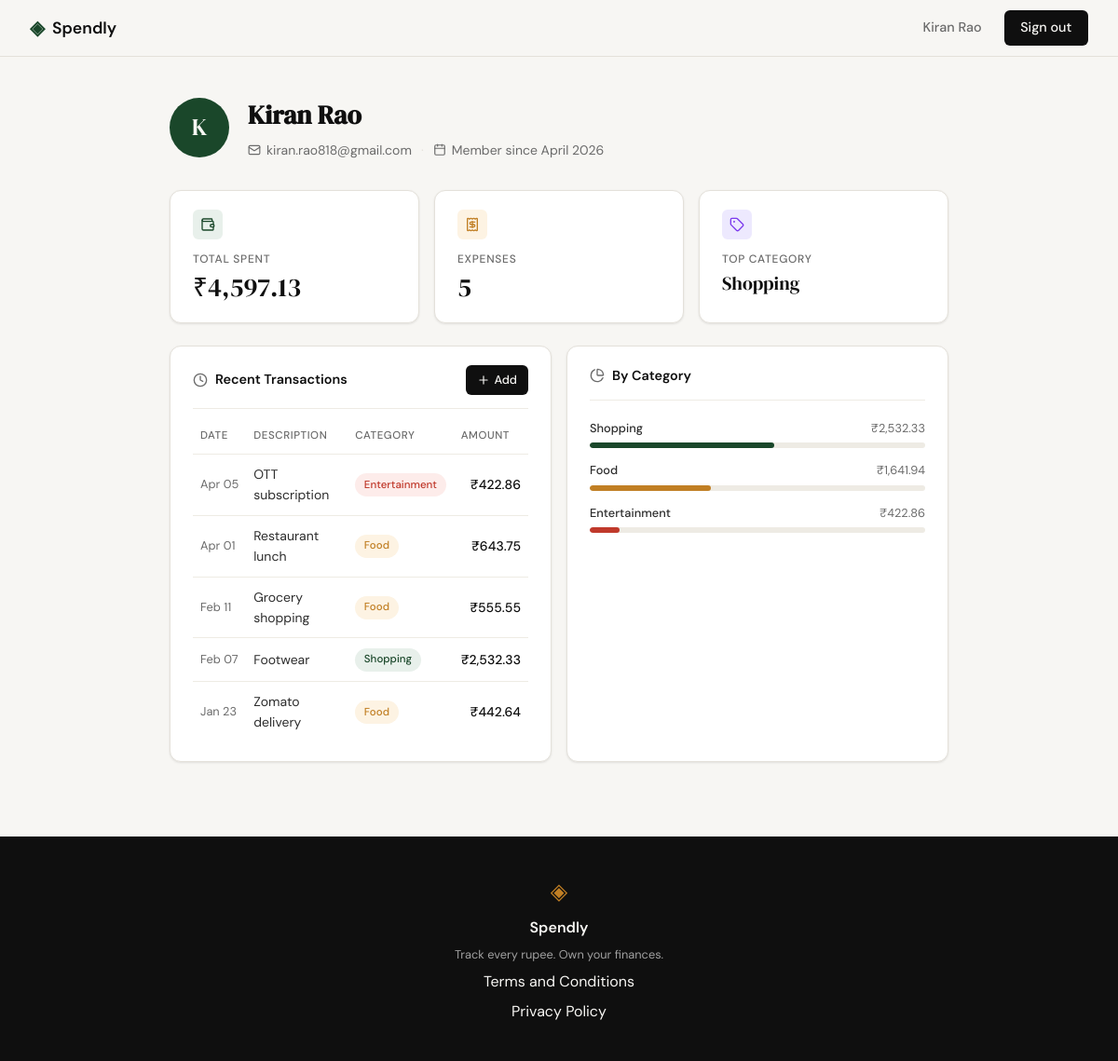
Screenshot of /profile (signed in) with the database file from the repository.
### tables this page shows
CREATE TABLE users (
            id            INTEGER PRIMARY KEY AUTOINCREMENT,
            name          TEXT    NOT NULL,
            email         TEXT    UNIQUE NOT NULL,
            password_hash TEXT    NOT NULL,
            created_at    TEXT    DEFAULT (datetime('now'))
        );

CREATE TABLE expenses (
            id          INTEGER PRIMARY KEY AUTOINCREMENT,
            user_id     INTEGER NOT NULL REFERENCES users(id),
            amount      REAL    NOT NULL,
            category    TEXT    NOT NULL,
            date        TEXT    NOT NULL,
            description TEXT,
            created_at  TEXT    DEFAULT (datetime('now'))
        );

### app.py (the view)
@app.route("/profile")
def profile():
    if not session.get("user_id"):
        return redirect(url_for("login"))
    user_row = get_user_by_id(session["user_id"])
    created_at = datetime.strptime(user_row["created_at"], "%Y-%m-%d %H:%M:%S")
    user = {
        "name": user_row["name"],
        "initials": user_row["name"][0].upper(),
        "email": user_row["email"],
        "member_since": created_at.strftime("%B %Y"),
    }
    expenses = get_expenses_by_user(session["user_id"])
    cat_totals = get_category_totals(session["user_id"])
    if expenses:
        grand_total = sum(row["amount"] for row in expenses)
        top_category = cat_totals[0]["category"] if cat_totals else "—"
        stats = {
            "total": f"₹{grand_total:,.2f}",
            "count": len(expenses),
            "top_category": top_category,
        }
    else:
        stats = {"total": "₹0.00", "count": 0, "top_category": "—"}
    transactions = [
        {
            "date": datetime.strptime(row["date"], "%Y-%m-%d").strftime("%b %d"),
            "description": row["description"],
            "category": row["category"],
            "amount": f"₹{row['amount']:,.2f}",
        }
        for row in expenses[:5]
    ]
    grand_total_for_pct = sum(row["amount"] for row in expenses) if expenses else 0
    categories = [
        {
            "name": row["category"],
            "amount": f"₹{row['total']:,.2f}",
            "pct": round(row["total"] / grand_total_for_pct * 100) if grand_total_for_pct else 0,
        }
        for row in cat_totals
    ]
    return render_template(
        "profile.html",
        user=user,
        stats=stats,
        transactions=transactions,
        categories=categories,
    )

### database/db.py (called while the page is built)
def get_db():
    conn = sqlite3.connect(DB_PATH)
    conn.row_factory = sqlite3.Row
    conn.execute("PRAGMA foreign_keys = ON")
    return conn

def get_category_totals(user_id):
    conn = get_db()
    rows = conn.execute(
        """
        SELECT category, SUM(amount) AS total
        FROM expenses
        WHERE user_id = ?
        GROUP BY category
        ORDER BY total DESC
        """,
        (user_id,),
    ).fetchall()
    conn.close()
    return rows

def get_user_by_id(user_id):
    conn = get_db()
    user = conn.execute(
        "SELECT * FROM users WHERE id = ?", (user_id,)
    ).fetchone()
    conn.close()
    return user

def get_expenses_by_user(user_id):
    conn = get_db()
    rows = conn.execute(
        "SELECT * FROM expenses WHERE user_id = ? ORDER BY date DESC, created_at DESC",
        (user_id,),
    ).fetchall()
    conn.close()
    return rows

### templates/profile.html (shortened to what this page needs)
{% extends "base.html" %}
{% block content %}
<div class="profile-page">
  <div class="profile-header">
    <div class="profile-avatar">{{ user.initials }}</div>
    <div class="profile-info">
      <h1 class="profile-name">{{ user.name }}</h1>
      <p class="profile-meta">
        <i data-lucide="mail"></i>
        {{ user.email }}
        <span class="meta-sep">·</span>
        <i data-lucide="calendar"></i>
        Member since {{ user.member_since }}
      </p>
    </div>
  </div>
  <div class="stats-row">
    <div class="stat-card">
      <div class="stat-icon stat-icon--green">
        <i data-lucide="wallet"></i>
      </div>
      <p class="stat-label">Total Spent</p>
      <p class="stat-value">{{ stats.total }}</p>
    </div>
    <div class="stat-card">
      <div class="stat-icon stat-icon--amber">
        <i data-lucide="receipt"></i>
      </div>
      <p class="stat-label">Expenses</p>
      <p class="stat-value">{{ stats.count }}</p>
    </div>
    <div class="stat-card">
      <div class="stat-icon stat-icon--purple">
        <i data-lucide="tag"></i>
      </div>
      <p class="stat-label">Top Category</p>
      <p class="stat-value stat-value--sm">{{ stats.top_category }}</p>
    </div>
  </div>
  <div class="profile-grid">
    <div class="profile-card">
      <div class="card-header">
        <h2 class="card-title">
          <i data-lucide="clock"></i>
          Recent Transactions
        </h2>
        <a href="{{ url_for('add_expense') }}" class="btn-primary btn-sm">
          <i data-lucide="plus"></i> Add
        </a>
      </div>
      <table class="txn-table">
        <thead>
          <tr>
            <th>Date</th>
            <th>Description</th>
            <th>Category</th>
            <th class="align-right">Amount</th>
          </tr>
        </thead>
        <tbody>
          {% for tx in transactions %}
          <tr>
            <td class="txn-date">{{ tx.date }}</td>
            <td class="txn-desc">{{ tx.description }}</td>
            <td><span class="badge badge-{{ tx.category | lower }}">{{ tx.category }}</span></td>
            <td class="txn-amount align-right">{{ tx.amount }}</td>
          </tr>
          {% endfor %}
        </tbody>
      </table>
    </div>
    <div class="profile-card">
      <div class="card-header">
        <h2 class="card-title">
          <i data-lucide="pie-chart"></i>
          By Category
        </h2>
      </div>
      <div class="cat-list">
        {% for cat in categories %}
        <div class="cat-row">
          <div class="cat-meta">
            <span class="cat-name">{{ cat.name }}</span>
            <span class="cat-amount">{{ cat.amount }}</span>
          </div>
          <div class="cat-track">
            <div class="cat-bar cat-bar--{{ cat.name | lower }}" style="width: {{ cat.pct }}%"></div>
          </div>
        </div>
        {% endfor %}
      </div>
    </div>
  </div>
</div>
{% endblock %}

### templates/base.html (shortened to what this page needs)
<!DOCTYPE html>
<html lang="en">
<head>
    <link rel="stylesheet" href="{{ url_for('static', filename='css/style.css') }}">
</head>
<body>
    <nav class="navbar">
        <div class="nav-inner">
            <a href="{{ url_for('landing') }}" class="nav-brand">
                <span class="brand-icon">◈</span>
                <span class="brand-name">Spendly</span>
            </a>
            <div class="nav-links">
                {% if session.get('user_id') %}
                    <span class="nav-user">{{ session.get('user_name') }}</span>
                    <a href="{{ url_for('logout') }}" class="nav-cta">Sign out</a>
                {% else %}
                    <a href="{{ url_for('login') }}">Sign in</a>
                    <a href="{{ url_for('register') }}" class="nav-cta">Get started</a>
                {% endif %}
            </div>
        </div>
    </nav>
    <main class="main-content">
        {% block content %}{% endblock %}
    </main>
    <footer class="footer">
        <div class="footer-inner">
            <span class="brand-icon">◈</span>
            <span class="footer-name">Spendly</span>
            <p class="footer-copy">Track every rupee. Own your finances.</p>
            <p><a href="/terms">Terms and Conditions</a></p>
            <p><a href="/privacy">Privacy Policy</a></p>
        </div>
    </footer>
</body>
</html>

### rows the page displays
users: get "Kiran Rao", name "Kiran Rao", email "kiran.rao818@gmail.com"
expenses: top_category "Shopping", date "Feb 07", description "Footwear", category "Shopping", amount "₹2,532.33"
expenses: date "Apr 05", description "OTT subscription", category "Entertainment", amount "₹422.86"
expenses: date "Apr 01", description "Restaurant lunch", category "Food", amount "₹643.75"
expenses: date "Feb 11", description "Grocery shopping", category "Food", amount "₹555.55"
expenses: date "Jan 23", description "Zomato delivery", category "Food", amount "₹442.64"

### other values shown
{{ user.initials }} "K"
{{ user.member_since }} "April 2026"
{{ stats.total }} "₹4,597.13"
{{ stats.count }} "5"
{{ cat.name }} "Shopping" "Food" "Entertainment"
{{ cat.amount }} "₹2,532.33" "₹1,641.94" "₹422.86"
